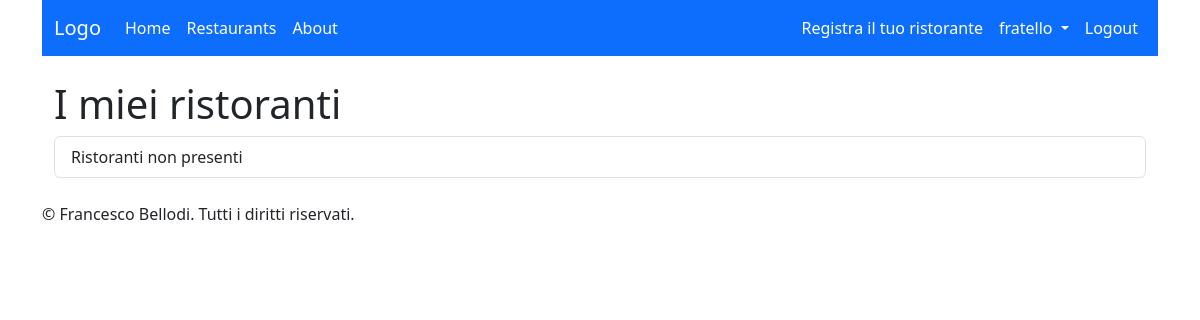
The page /restaurants/own-restaurants/ (signed in) on the database as committed earlier.
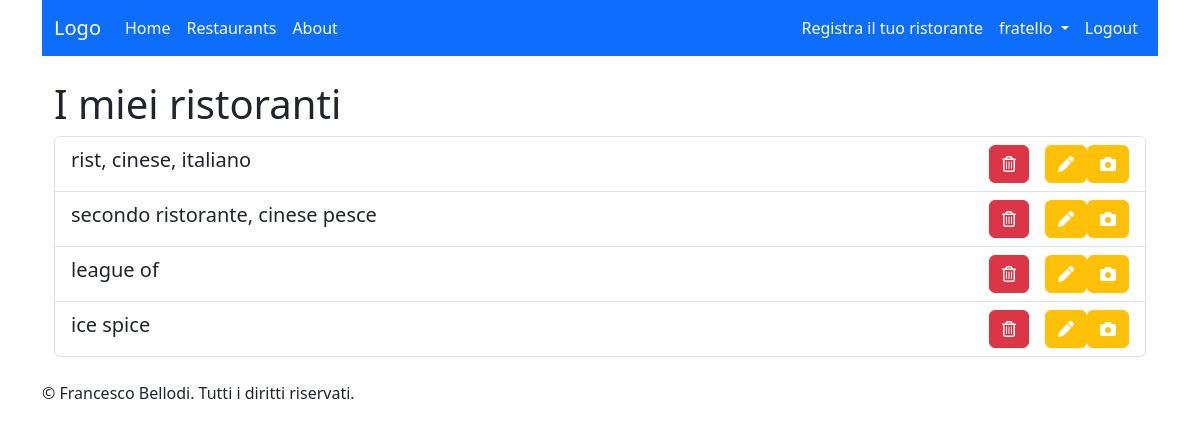
The same page on the database as committed later.
### restaurantsApp/models.py (models this page shows, shortened)
class Restaurant(models.Model):
    restaurantID = models.IntegerField(primary_key=True)
    owner = models.ForeignKey(settings.AUTH_USER_MODEL, on_delete=models.CASCADE)
    name = models.CharField(max_length=100)
    address = models.CharField(max_length=200)
    phone_number = PhoneNumberField()
    cuisine_type = models.CharField(max_length=200)
    meal_type = models.CharField(max_length=200)
    max_booking = models.IntegerField(default=100)
    average_rating = models.FloatField(default=0, null=True)
    def str_for_logged_user(self):
        return self.name

### restaurantsApp/views.py (the view)
# urls.py: path("own-restaurants/", RestaurantOwnerListView.as_view(), name='user_restaurants'),
class RestaurantOwnerListView(LoginRequiredMixin, ListView):
    model = Restaurant
    template_name = 'restaurantsApp/user_restaurants.html'  # Specifica il percorso al tuo template
    context_object_name = 'objects'  # Nome del contesto da utilizzare nel template
    def get_context_data(self, *, object_list=None, **kwargs):
        context = super().get_context_data(**kwargs)
        context["obj_delete"] = 'restaurant_delete'
        context["title_page"] = 'I miei ristoranti'
        context["obj_name"] = 'Ristoranti'
        context["obj_update"] = 'restaurant_update'
        return context
    def get_queryset(self):
        user = self.request.user
        return Restaurant.objects.filter(owner=user)

### mixins/user_mixins.py (called while the page is built)
    def test_func(self):
        return self.request.user.is_authenticated

### restaurantsApp/templates/restaurantsApp/user_restaurants.html
{% extends 'user-object-list.html' %}
{% load django_bootstrap5 %}
{% block modify %}
  <a class="btn btn-warning" href="{% url 'restaurant_update' obj.pk %}"><i class="fa-solid fa-pen" style="color: #ffffff;"></i></a>
  <a class="btn btn-warning" href="{% url 'photo_create' obj.pk %}"><i class="fa-solid fa-camera" style="color: #ffffff;"></i></a>
{% endblock %}

### templates/user-object-list.html (shortened to what this page needs)
{% extends "base.html" %}
{% load django_bootstrap5 %}
{% block content %}
  <div class="container">
  <h1>{{ title_page }}</h1>
  <ul class="list-group">
  {% for obj in objects %}
    <li class="list-group-item">
    <div class="d-flex justify-content-between align-items-center">
        <div><h5>{{ obj.str_for_logged_user }}</h5></div>
        <div class="d-flex">
            <form action="{% url obj_delete obj.pk %}" method="post">
                <button type="submit" class="btn btn-danger" onclick="return confirm('Sicuro di voler eliminare?')">
                    <i class="fa-regular fa-trash-can"></i>
                </button>
            </form>
            {% block modify %}{% endblock %}
        </div>
    </div>
    </li>
  {% empty %}
    <li class="list-group-item">{{ obj_name }} non presenti</li>
  {% endfor %}
  </ul>
  </div>
{% endblock %}

Rows that differ between the two databases and show on the page:
added Restaurant: str_for_logged_user "rist, cinese, italiano"
added Restaurant: str_for_logged_user "secondo ristorante, cinese pesce"
added Restaurant: str_for_logged_user "league of"
added Restaurant: str_for_logged_user "ice spice"
Other text that changed with them:
{{ obj_name }}: "Ristoranti" → (not shown)
text no longer shown: "non presenti"
